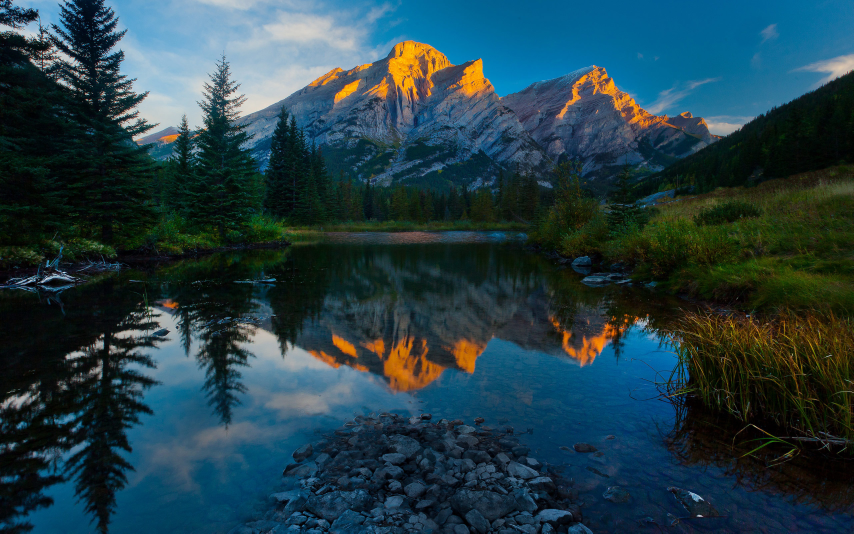
#> input picture new/src/30.01.2021/task1.jpg, 2560 x 1600 px (shown at 1/3 size)
$ python 'task1(mineature).py'
#> lines starting #> are read from the running program, lines starting #| are printed output that depends on the picture
from PIL import Image
image = Image.open("task1.jpg")
#> image is the input picture: PIL image 2560x1600 RGB; mean R, G, B 35.9, 63.1, 71.2
image.thumbnail((1024, 768))
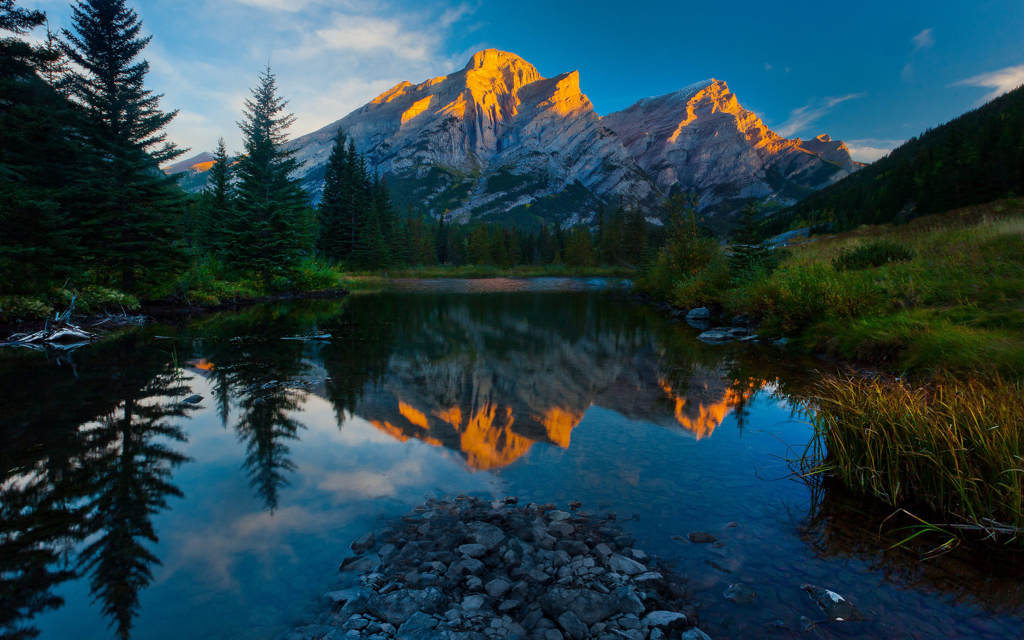
#> image: PIL image 1024x640 RGB; mean R, G, B 35.9, 63.1, 71.2
image.show()
image.save("pic-1024-768.jpg")
image.thumbnail((600, 400))
#> image: PIL image 600x375 RGB
image.show()
image.save("pic-600-400.jpg")
image.thumbnail((100, 100))
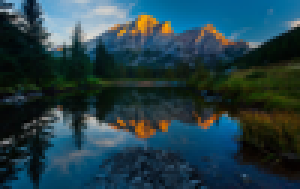
#> image: PIL image 100x63 RGB (shown 3 times larger); mean R, G, B 35.9, 63, 71.2
image.show()
image.save("pic-100-100.jpg")
